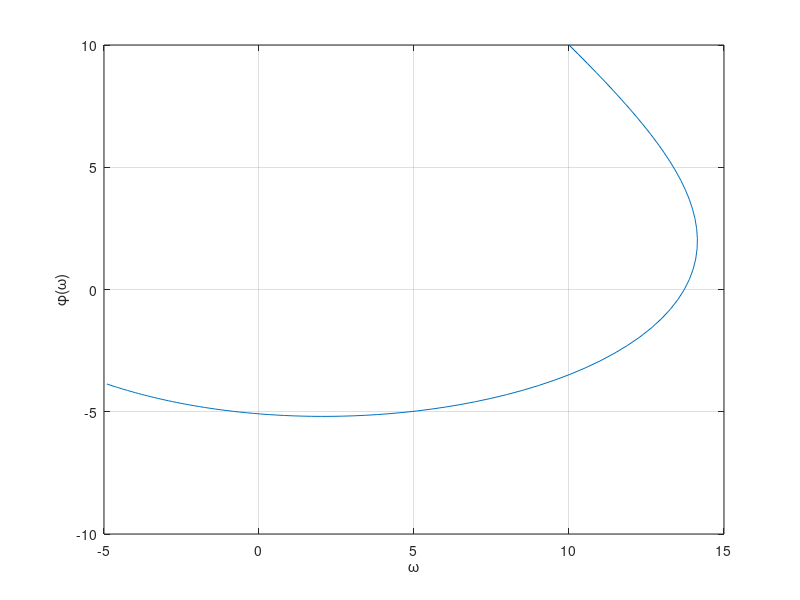
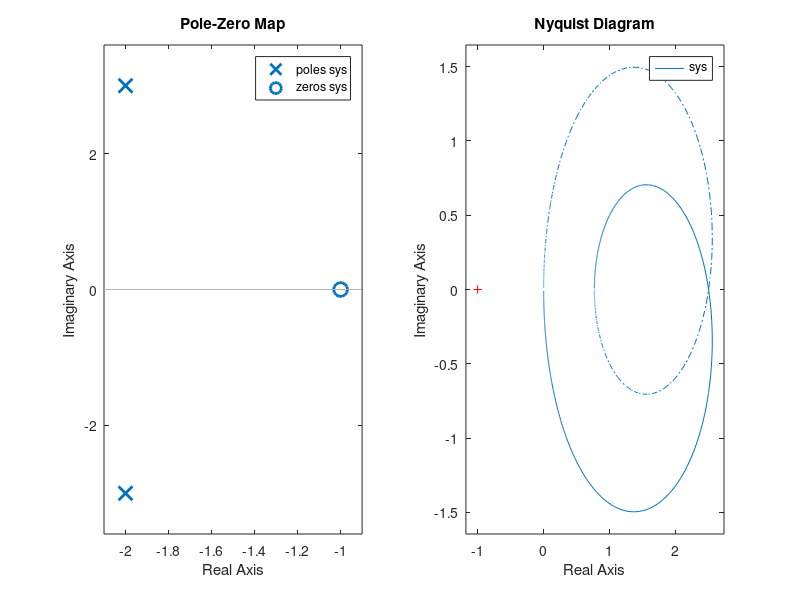
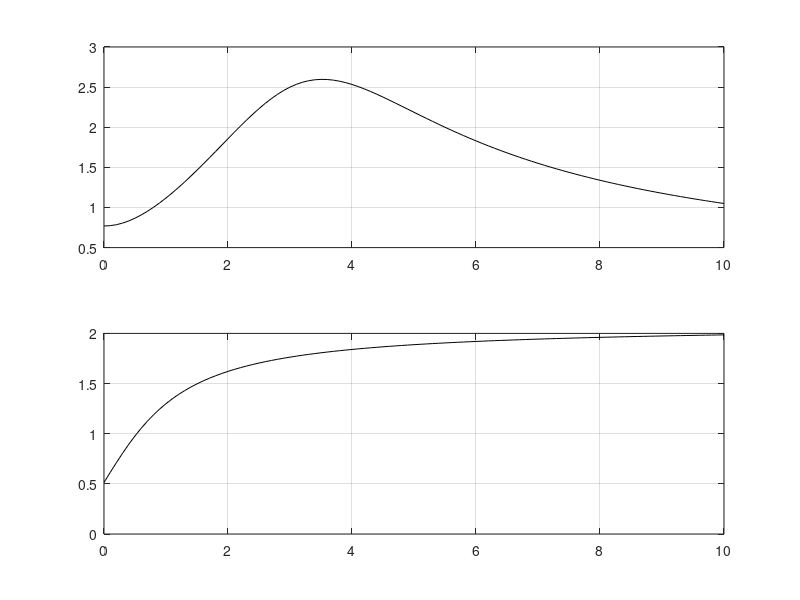

MATLAB code for these plots, in order:
figure(1)
w = 0:0.1:10
A = 10 * sqrt(w.^2 + 1)
dd = (13 -w.^2).^2 + 16 * w.^2
dd = sqrt(dd)
A = A./dd
re = 40 * w -10 * w.*w + 130
re = re./dd
im = 130 - 10.*w - 40 * w
im = im./dd
xlabel('\omega')
ylabel('|G(j\omega)')
grid
plot(re,im)
x = atan(w) -atan(4 * w/(13 -w.^2))
%plot(w,x,'k')

xlabel('\omega')
ylabel('\phi(\omega)')
grid
figure(2)
sys = tf(10 * [1 1],[1 4 13])
subplot(121)
pzmap(sys)
grid
subplot(122)
nyquist(sys)
grid
figure(3)
subplot(211)
plot(w,A,'k')
grid
subplot(212)
plot(w,x,'k')
grid